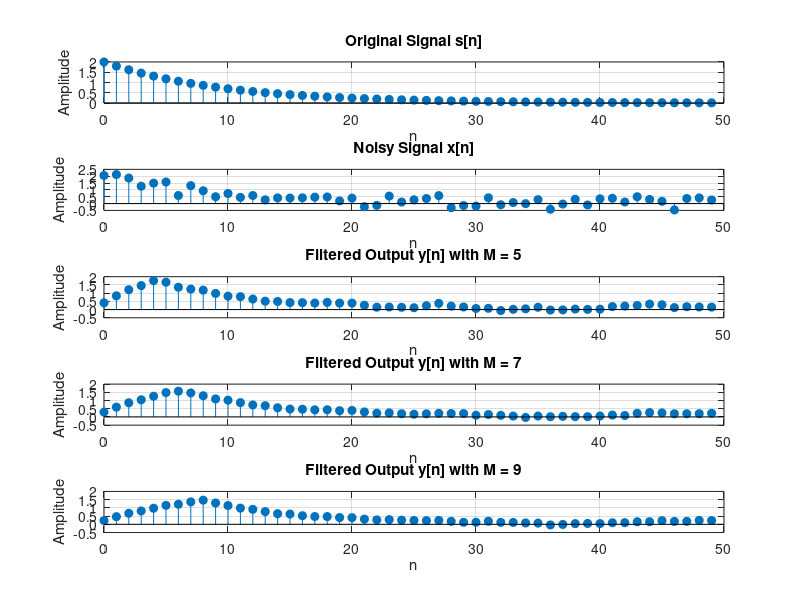

Recreate this plot in MATLAB.
clc;
clear;
close all;

% Signal length
N = 50;
n = 0:N-1;

% Original signal
s = 2*(0.9).^n;

% Noise (uniformly distributed between -0.5 and 0.5)
d = -0.5 + (0.5+0.5)*rand(1, N);

% Noisy signal
x = s + d;

% Filter lengths
M_values = [5 7 9];

% Plot original and noisy signal
figure;
subplot(5,1,1);
stem(n, s, 'filled');
title('Original Signal s[n]');
xlabel('n'); ylabel('Amplitude');
grid on;

subplot(5,1,2);
stem(n, x, 'filled');
title('Noisy Signal x[n]');
xlabel('n'); ylabel('Amplitude');
grid on;

% Apply moving average filters
for i = 1:length(M_values)
    M = M_values(i);
    h = (1/M)*ones(1, M);     % Moving average filter
    y = filter(h, 1, x);     % Filtered output
    
    subplot(5,1,i+2);
    stem(n, y, 'filled');
    title(['Filtered Output y[n] with M = ', num2str(M)]);
    xlabel('n'); ylabel('Amplitude');
    grid on;
end
